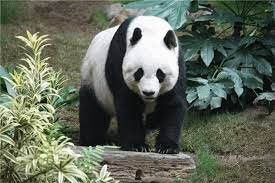
#> input picture Assets/image1.jpg, 275 x 183 px
$ python prewitt.py
#> lines starting #> are read from the running program, lines starting #| are printed output that depends on the picture
import cv2
import numpy as np
from matplotlib import pyplot as plt

image = cv2.imread('Assets/image1.jpg')
#> image is the input picture: shape (183, 275, 3); mean B, G, R 90.1, 104.6, 97.2
gray = cv2.cvtColor(image, cv2.COLOR_BGR2GRAY)
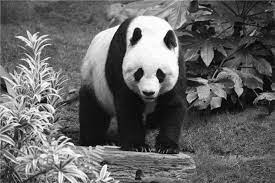
#> gray: shape (183, 275); min 0, max 255, mean 100.7
gaussianImage = cv2.GaussianBlur(gray,(3,3),0)
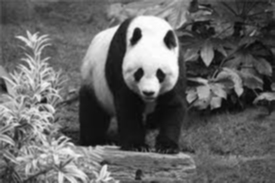
#> gaussianImage: shape (183, 275); min 7, max 254, mean 100.7


# Prewitt Filtering
kernelx = np.array([[1,1,1],[0,0,0],[-1,-1,-1]])
kernely = np.array([[-1,0,1],[-1,0,1],[-1,0,1]])
xPrewittImage = cv2.filter2D(gaussianImage, -1, kernelx)
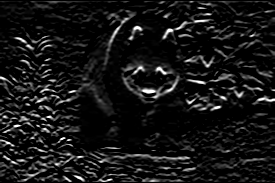
#> xPrewittImage: shape (183, 275); min 0, max 255, mean 21.6
yPrewittImage = cv2.filter2D(gaussianImage, -1, kernely)
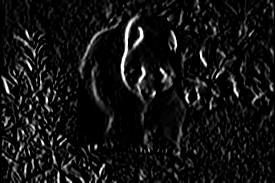
#> yPrewittImage: shape (183, 275); min 0, max 255, mean 19


plt.subplot(2,2,1),plt.imshow(image)
plt.title('Original'), plt.xticks([]), plt.yticks([])

plt.subplot(2,2,2),plt.imshow(xPrewittImage + yPrewittImage)
plt.title('Prewitt'), plt.xticks([]), plt.yticks([])

plt.subplot(2,2,3),plt.imshow(xPrewittImage)
plt.title('Prewitt X'), plt.xticks([]), plt.yticks([])

plt.subplot(2,2,4),plt.imshow(yPrewittImage)
plt.title('Prewitt Y'), plt.xticks([]), plt.yticks([])

plt.show()
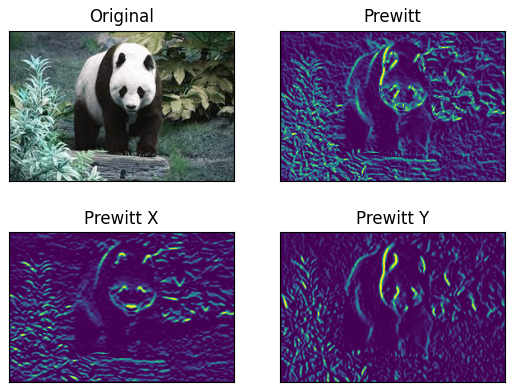
#> figure drawn by matplotlib, 4 panels; B, G, R data is drawn as R, G, B

$ run again, with Assets/image2.jpg copied over Assets/image1.jpg
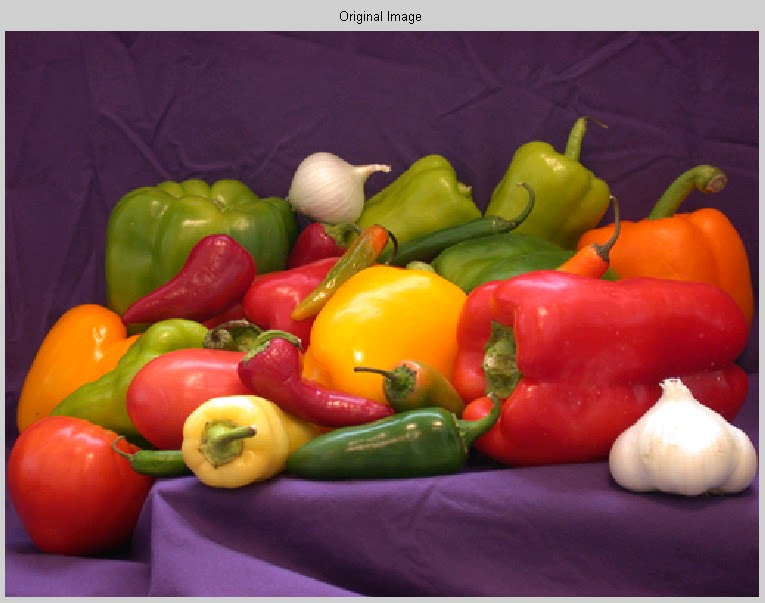
#> input picture Assets/image2.jpg, 765 x 603 px
#> image is the input picture: shape (603, 765, 3); mean B, G, R 67.1, 75.9, 126.7
#> `yPrewittImage = cv2.filter2D(gaussianImage, -1, kernely)`:
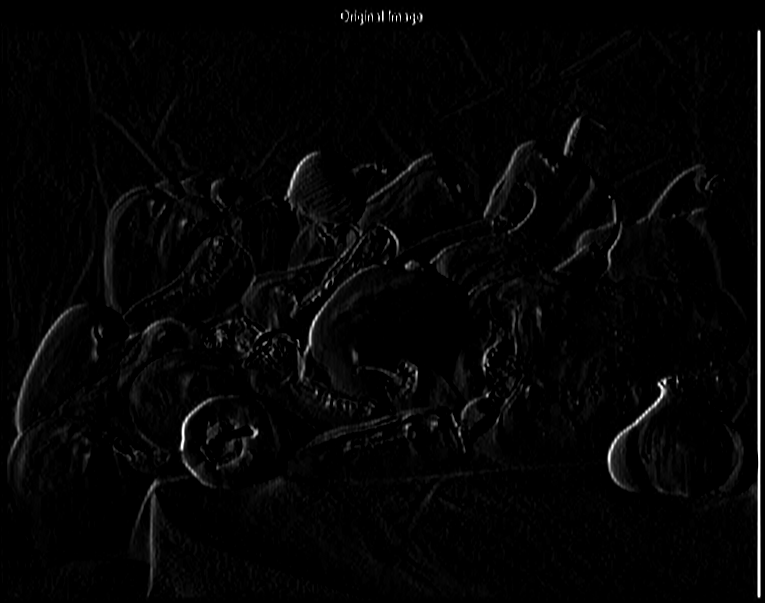
#> yPrewittImage: shape (603, 765); min 0, max 255, mean 5
#> `plt.show()`:
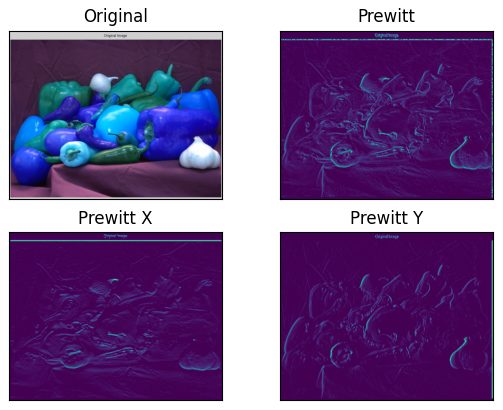
#> figure drawn by matplotlib, 4 panels; B, G, R data is drawn as R, G, B

$ run again, with Assets/image3.jpg copied over Assets/image1.jpg
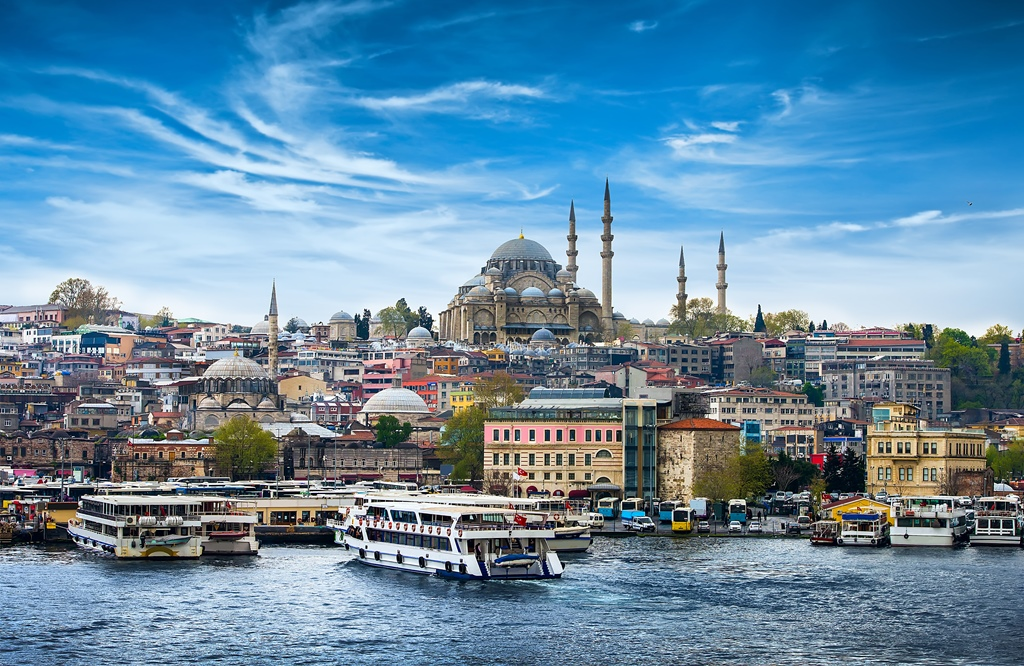
#> input picture Assets/image3.jpg, 1024 x 666 px
#> image is the input picture: shape (666, 1024, 3); mean B, G, R 164.7, 139.3, 101.1
#> `yPrewittImage = cv2.filter2D(gaussianImage, -1, kernely)`:
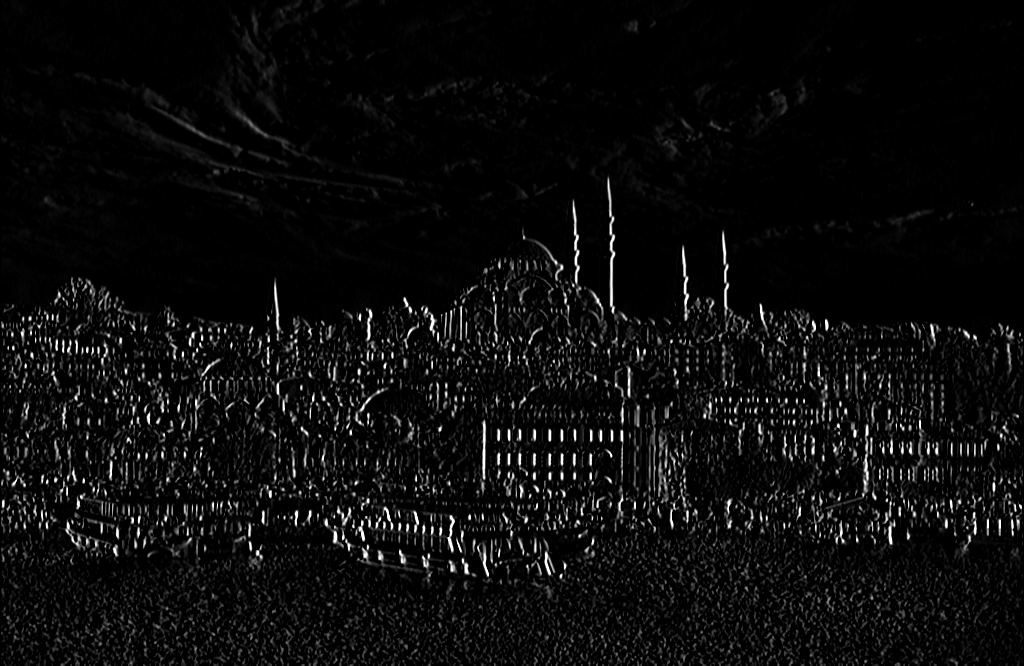
#> yPrewittImage: shape (666, 1024); min 0, max 255, mean 12
#> `plt.show()`:
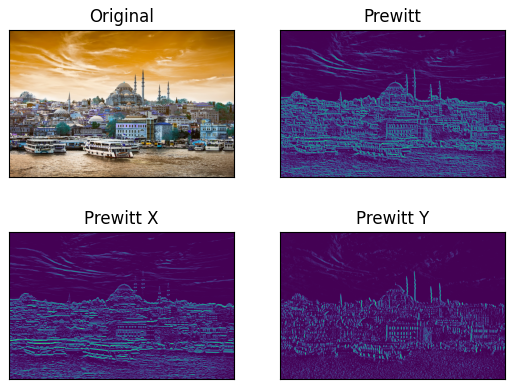
#> figure drawn by matplotlib, 4 panels; B, G, R data is drawn as R, G, B
